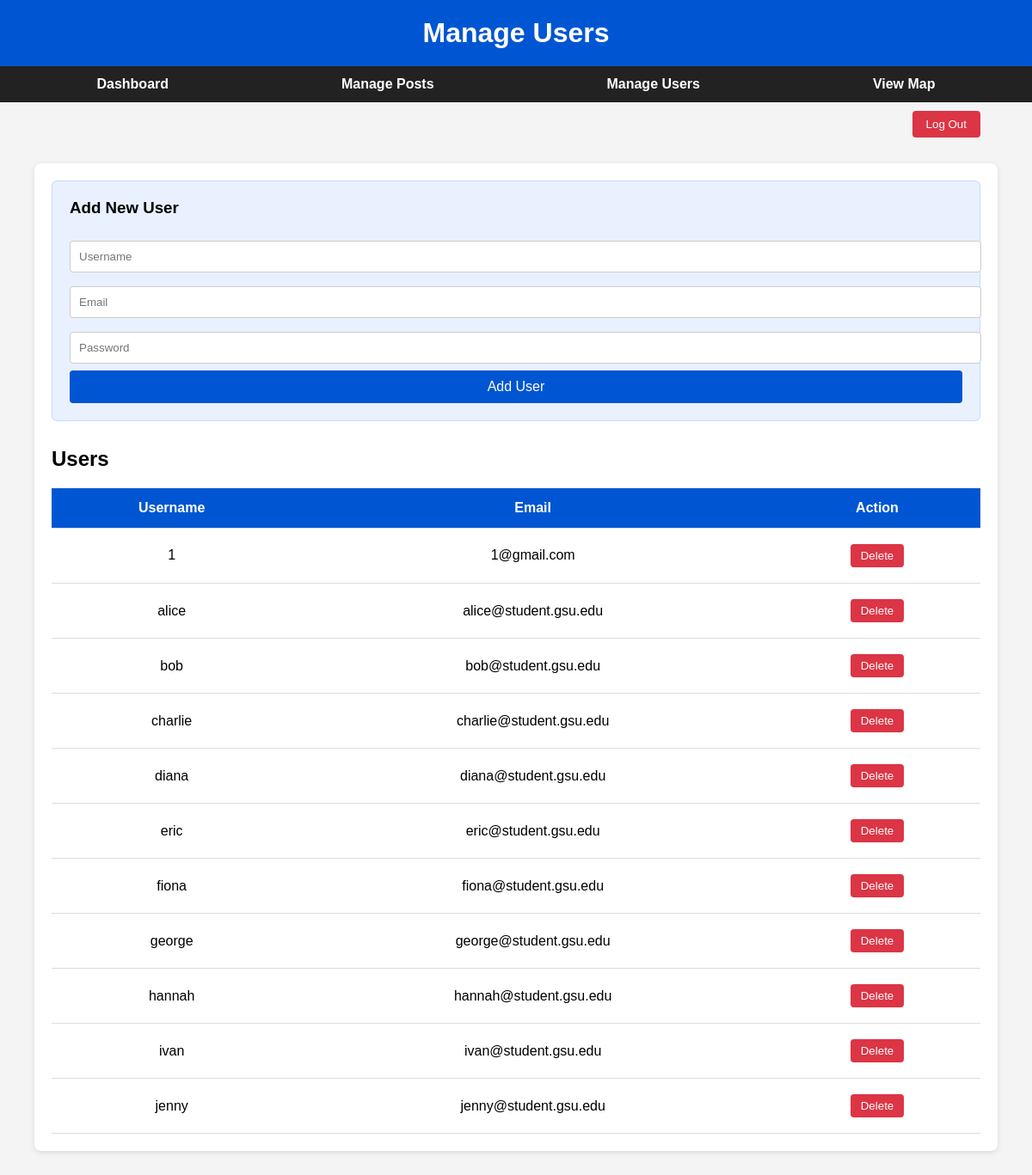
/manage_users (signed in), run on an earlier commit of the app's database.
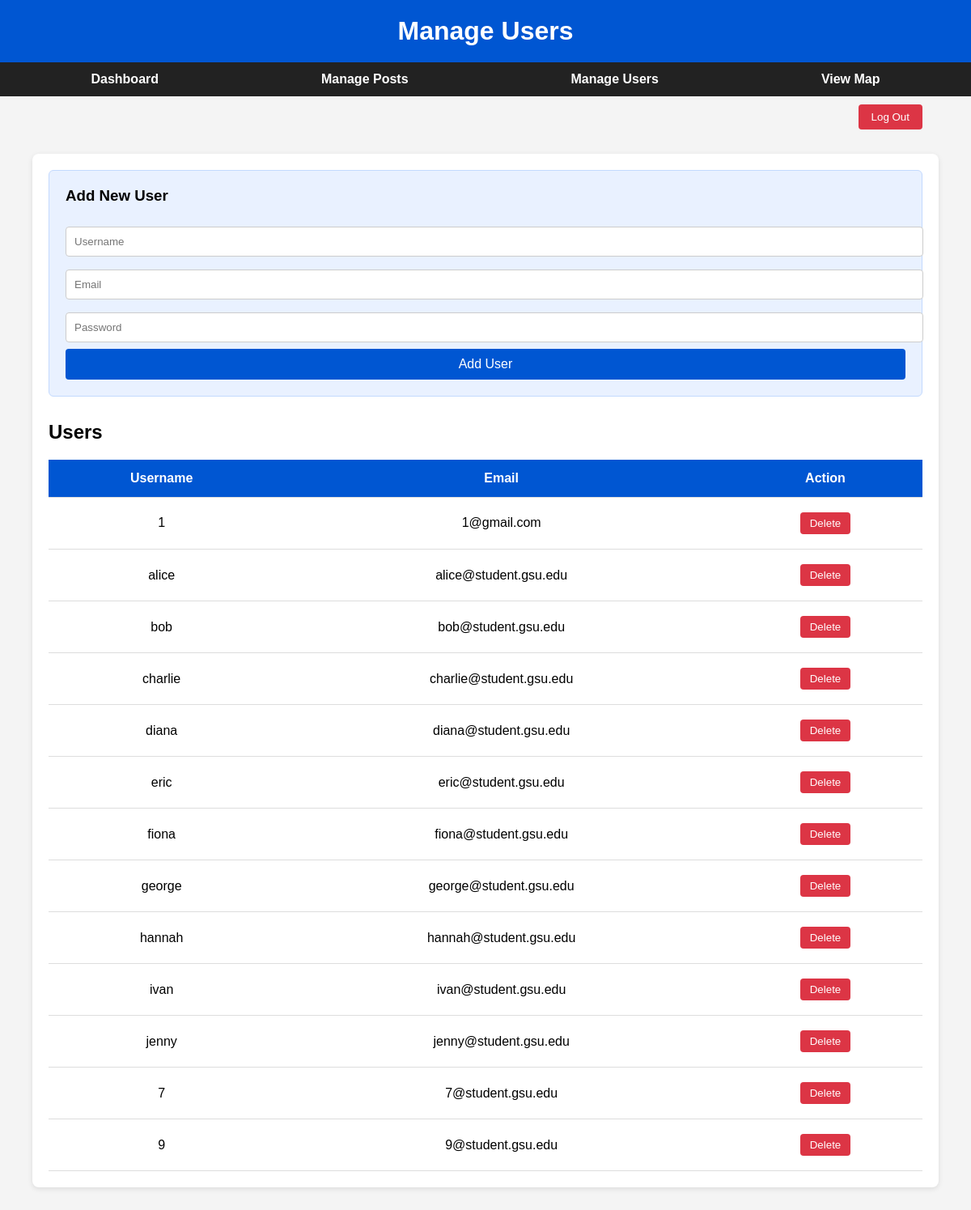
And on a later commit of the database.
### tables this page shows
CREATE TABLE "users" (
	"username"	TEXT NOT NULL UNIQUE COLLATE NOCASE,
	"email"	TEXT NOT NULL UNIQUE COLLATE NOCASE,
	"password"	TEXT NOT NULL COLLATE BINARY,
	"access"	INTEGER COLLATE BINARY,
	PRIMARY KEY("username")
);

### app.py (the view)
@app.route("/manage_users", methods=["GET", "POST"])
def manage_users():
    if "username" not in session or session.get("access") != 1:
        flash("Login under an admin account to access this page.")
        return redirect(url_for("login"))
    conn = get_db_connection()
    if request.method == "POST":
        username_to_delete = request.form.get("delete_username")
        if username_to_delete:
            conn.execute("DELETE FROM users WHERE username = ?", (username_to_delete,))
            conn.commit()
    users = conn.execute("SELECT username, email FROM users").fetchall()
    conn.close()
    return render_template("adminpage/manageUsers.html", users=users)

### app.py (called while the page is built)
def get_db_connection():
    conn = sqlite3.connect('login_db.db')
    conn.row_factory = sqlite3.Row
    return conn

### templates/adminpage/manageUsers.html (shortened to what this page needs)
<!DOCTYPE html>
<html lang="en">
<head>
</head>
<body>
<h1>Manage Users</h1>
<div class="nav">
  <a href="{{ url_for('dashboard') }}">Dashboard</a>
  <a href="{{ url_for('manage_posts') }}">Manage Posts</a>
  <a href="{{ url_for('manage_users') }}">Manage Users</a>
  <a href="{{ url_for('map_page') }}">View Map</a>
</div>
<div class="logout-container">
  <a href="{{ url_for('login') }}"><button>Log Out</button></a>
</div>
<div class="container">
  <div class="add-user-box">
    <h3>Add New User</h3>
    <form>
      <input type="text" name="username" placeholder="Username" required>
      <input type="email" name="email" placeholder="Email" required>
      <input type="password" name="password" placeholder="Password" required>
      <button type="submit">Add User</button>
    </form>
  </div>
  <h2>Users</h2>
  <table>
    <thead>
      <tr>
        <th>Username</th>
        <th>Email</th>
        <th>Action</th>
      </tr>
    </thead>
    <tbody>
      {% for user in users %}
      <tr>
        <td>{{ user.username }}</td>
        <td>{{ user.email }}</td>
        <td class="action-buttons">
          <form class="action-form" method="POST" action="{{ url_for('manage_users') }}">
            <button type="submit" class="btn btn-delete">Delete</button>
          </form>
        </td>
      </tr>
      {% endfor %}
    </tbody>
  </table>
</div>
</body>
</html>

### templates/adminpage/manageUsers.html (style rules this page uses)
body { font-family: Arial, sans-serif; margin: 0; padding: 0; background-color: #f4f4f4; }
h1 { background-color: #0056d2; color: white; margin: 0; padding: 20px; text-align: center; }
.nav { display: flex; justify-content: space-around; background: #222; padding: 12px; }
.nav a { color: white; text-decoration: none; font-weight: bold; }
.logout-container { text-align: right; margin: 10px 5% 0 0; }
.logout-container a button { padding: 8px 16px; background-color: #dc3545; color: white; border: none; border-radius: 4px; cursor: pointer; }
.container { width: 90%; margin: 30px auto; background: white; padding: 20px; border-radius: 8px; box-shadow: 0 2px 6px rgba(0,0,0,0.1); }
.add-user-box { background: #e9f1ff; border: 1px solid #c3dafe; padding: 20px; margin-bottom: 30px; border-radius: 6px; }
.add-user-box h3 { margin-top: 0; }
.add-user-box input { width: 100%; padding: 10px; margin: 8px 0; border: 1px solid #ccc; border-radius: 4px; }
.add-user-box button { width: 100%; background: #0056d2; color: white; border: none; padding: 10px; border-radius: 4px; font-size: 16px; cursor: pointer; }
table { width: 100%; border-collapse: collapse; }
th, td { padding: 14px; border-bottom: 1px solid #ddd; text-align: center; }
th { background-color: #0056d2; color: white; }
.btn { padding: 6px 12px; border: none; cursor: pointer; border-radius: 4px; }
.btn-delete { background: #dc3545; color: white; }
.action-buttons { display: flex; flex-direction: column; gap: 8px; justify-content: center; align-items: center; }
.action-form { margin: 4px 0; }

What changed in the data, as far as the page shows it:
added users: username "7", email "7@student.gsu.edu"
added users: username "9", email "9@student.gsu.edu"
